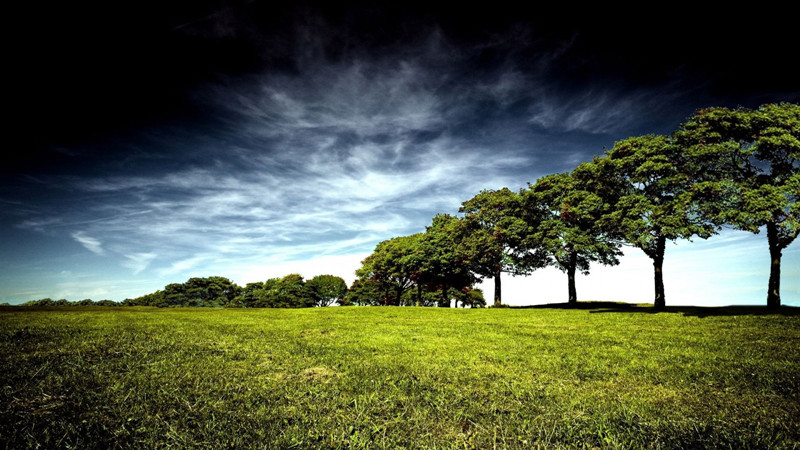
//> input picture 2.6.5Image Registration/1affine/1.jpg, 800 x 450 px
$ ./main '../../../2.6.5Image Registration/1affine/1.jpg'   (built with g++ and OpenCV 4)
//> lines starting //> are read from the running program, lines starting //| are printed output that depends on the picture; after the words box and inside, x2 and y2 are one past the last pixel; in counts of white or black regions, pixels touching at a corner belong together
#include <iostream>
#include<cmath>
#include <opencv2/core/core.hpp>
#include <opencv2/imgproc/imgproc.hpp>
#include <opencv2/highgui/highgui.hpp>
using namespace std;
using namespace cv;
Mat histogram(Mat &src);
void GenerateGaussModel(double model[]);
int main(int argc, char* argv[])
{
   	if ( argc != 2 )
	{
		cout<<"Wrong arguments."<<endl;
		cout<<"Usage:"<<endl;
		cout<<"\t "<<argv[0]<<"Image"<<endl;
		exit(7);
	}
	string image = argv[1];
	Mat src = imread(image,0);
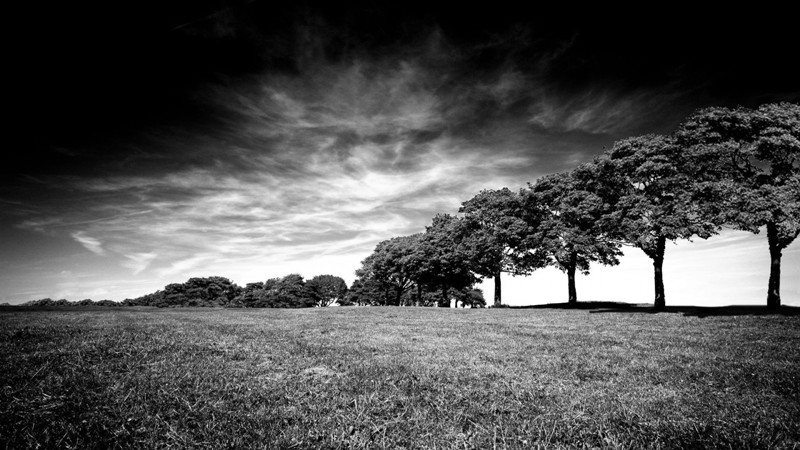
//> src: 450 rows x 800 cols, CV_8UC1; min 0, max 255, mean 80.2
    	//图像读取有问题
    	if(!src.data)
    	{
        	cout << "image read error! please check!" << endl;
        	return 0;
    	}
    	cout << "Image Info: height:" << src.size().height << "  width:" << src.size().width << endl;
//| Image Info: height:450  width:800
    	imshow("Original Image", src);
    	imwrite("original.jpg", src);
	imshow("一维直方图13", histogram(src));
//> in histogram, `calcHist(&src, 1, &channels, Mat(), dstHist, dims, &size, ranges);`: dstHist = 256 values, max 53637 at index 0, min 0 at index 255, mean 1389.2
//> in histogram, `minMaxLoc(dstHist,&minValue, &maxValue, 0, 0);`: maxValue = 53637
//> the loop in histogram, `for(int i = 0; i < 256; i++)` made 256 passes
//> (binValue, realValue) on passes 1 to 3: (53637, 230), (9216, 40), (4968, 21)
//> after the loop in histogram, `for(int i = 0; i < 256; i++)`:
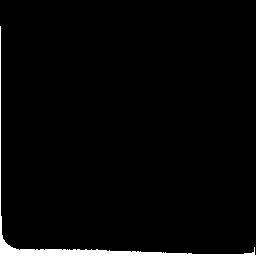
//> dstImage: 256 rows x 256 cols, CV_8UC1; 2.3% white; 1 white region, box (x1, y1, x2, y2) and area: (0, 26, 256, 256) 1529
	imwrite("一维直方图13.jpg", histogram(src));
//> the loop in histogram (call 2), `for(int i = 0; i < 256; i++)` made 256 passes
    	int r = src.rows;
//> r = 450
  	int c = src.cols;
//> c = 800
 	int n = r*c;
//> n = 360000
  	Mat dst_2(r,c,CV_8U);
	Mat matchhist(r,c,CV_8U);
	matchhist=src.clone();
 	//get the histogram of original image
  	uchar *p_1 = NULL;
 	unsigned int hist[256] = {0};
 	for(int i=0;i<r;i++)
 	{
     		p_1 = src.ptr<uchar>(i);
    		for(int j=0;j<c;j++)
    		{
         	hist[p_1[j]] = hist[p_1[j]]+1;
     		}
 	}
//> after the loop, hist = 256 values, max 53637 at index 0, min 380 at index 211, mean 1406.2
  	//calculate the transform function
 	uchar transf_fun[256] = {0};
 	transf_fun[0] = (uchar)(255*hist[0]/n);
//> transf_fun = 256 values, max 37 at index 0, min 0 at index 1, mean 0.145
 	for(int i=1;i<256;i++)
 	{
     		hist[i] = hist[i-1]+hist[i];
     		transf_fun[i] = (uchar)(255*hist[i]/n);
 	}
//> after the loop, hist = 256 values from 53637 to 360000; transf_fun = 256 values from 37 to 255
    	//pad dst_2 the equalized values
 	uchar *p_2 = NULL;
 	for(int i=0;i<r;i++)
 	{
     		p_2 = dst_2.ptr<uchar>(i);
     		p_1 = src.ptr<uchar>(i);
     	for(int j=0;j<c;j++)
     	{
         	p_2[j] = transf_fun[p_1[j]];
     	}
 	}
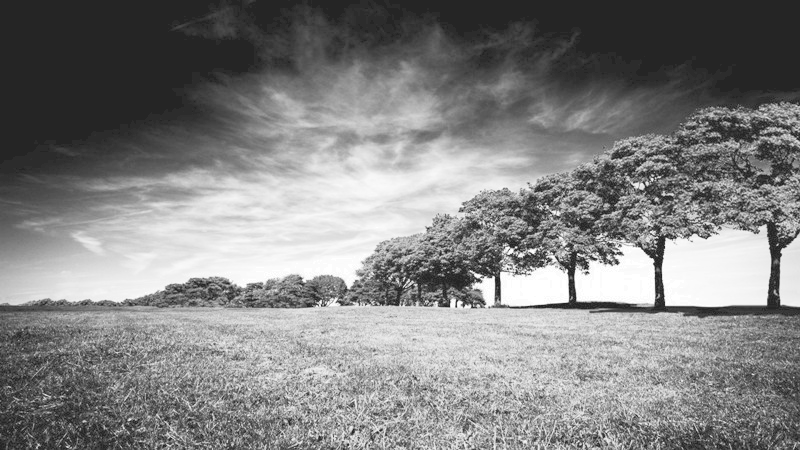
//> dst_2: 450 rows x 800 cols, CV_8UC1; min 37, max 255, mean 130.3
 	imshow("histogram equalization_own",dst_2) ;
	imwrite("ww3.jpg",dst_2);
	imshow("一维直方图23", histogram(dst_2));
//> in histogram (call 3), `calcHist(&src, 1, &channels, Mat(), dstHist, dims, &size, ranges);`: dstHist = 256 values, max 53637 at index 37, min 0 at index 0, mean 1389.2
//> the loop in histogram (call 3), `for(int i = 0; i < 256; i++)` made 256 passes
//> (binValue, realValue) on passes 1 to 3: (0, 0), (0, 0), (0, 0)
//> after the loop in histogram (call 3), `for(int i = 0; i < 256; i++)`:
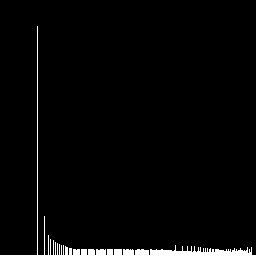
//> dstImage: 256 rows x 256 cols, CV_8UC1; 2.4% white; 1 white region, box (x1, y1, x2, y2) and area: (0, 26, 256, 256) 1594
	imwrite("一维直方图23s.jpg", histogram(dst_2));
	double model[256]={0};
	double G[255]={0};
	GenerateGaussModel(model);//高斯函数且归一化了
	double match=0.0;
 	for(int i=0;i<256;i++)
	{
		match=model[i]+match;
		G[i]=255*match;
	}//加了双峰高斯函数后的结果.
	int num=0,N[256]={0};
	for(int i=0;i<256;i++)
 	{
 		double min=255.0;
     		for(int j=0;j<256;j++)
     		{
   			if(fabs(G[j]-transf_fun[i])<min)
				{
					min=fabs(G[j]-transf_fun[i]);
					num=j;
				}
		}
		N[i] =num;

   	}
//> this loop made 256 passes
//> (min, num) on passes 1 to 3: (1.61, 26), (1.83, 28), (1.69, 30)
//> after the loop, num = 255; N = 256 values from 26 to 255
	uchar *p_4=NULL;
	for(int i=0;i<r;i++)
 	{
     		p_4 = matchhist.ptr<uchar>(i);

     		for(int j=0;j<c;j++)
     		{
         		p_4 [j] = N[p_4 [j]];
     		}
 	}
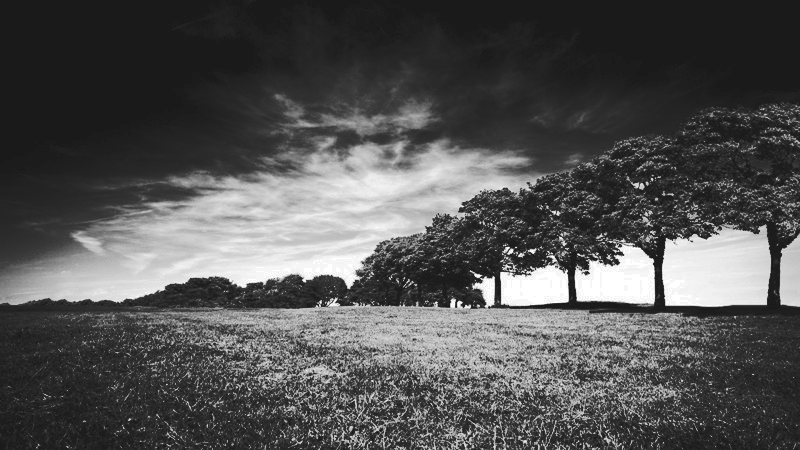
//> matchhist: 450 rows x 800 cols, CV_8UC1; min 26, max 255, mean 83
	imshow("histogram matching",matchhist) ;
	imwrite("matching.jpg",matchhist);
	imshow("一维直方图matching", histogram(matchhist));
//> in histogram (call 5), `calcHist(&src, 1, &channels, Mat(), dstHist, dims, &size, ranges);`: dstHist = 256 values, max 53637 at index 26, min 0 at index 0, mean 1389.2
//> the loop in histogram (call 5), `for(int i = 0; i < 256; i++)` made 256 passes
//> after the loop in histogram (call 5), `for(int i = 0; i < 256; i++)`:
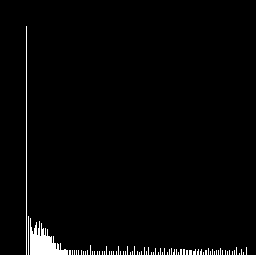
//> dstImage: 256 rows x 256 cols, CV_8UC1; 2.5% white; 1 white region, box (x1, y1, x2, y2) and area: (0, 26, 256, 256) 1654
	imwrite("一维直方图matching.jpg", histogram(matchhist));
   	waitKey(0);
	return 0;
}
Mat histogram(Mat &src)
{
	MatND dstHist;       // 在cv中用CvHistogram *hist = cvCreateHist
	int dims = 1;
	float hranges[] = {0, 255};
	const float *ranges[] = {hranges};   // 这里需要为const类型
	int size = 256;
	int channels = 0;

	//【3】计算图像的直方图
	calcHist(&src, 1, &channels, Mat(), dstHist, dims, &size, ranges);    // cv 中是cvCalcHist
	int scale = 1;

	Mat dstImage(size * scale, size, CV_8U, Scalar(0));
	//【4】获取最大值和最小值
	double minValue = 0;
	double maxValue = 0;
	minMaxLoc(dstHist,&minValue, &maxValue, 0, 0);  //  在cv中用的是cvGetMinMaxHistValue

	//【5】绘制出直方图
	int hpt = saturate_cast<int>(0.9 * size);
	for(int i = 0; i < 256; i++)
	{
		float binValue = dstHist.at<float>(i);           //   注意hist中是float类型    而在OpenCV1.0版中用cvQueryHistValue_1D
		int realValue = saturate_cast<int>(binValue * hpt/maxValue);
		rectangle(dstImage,Point(i*scale, size - 1), Point((i+1)*scale - 1, size - realValue), Scalar(255));
	}
	return dstImage;

}
void GenerateGaussModel(double model[])
{
    double m1,m2,sigma1,sigma2,A1,A2,K;
    m1 = 0.15;
    m2 = 0.75;
    sigma1 = 0.05;
    sigma2 = 0.05;
    A1 = 1;
    A2 = 0.07;
    K = 0.002;

    double c1 = A1*(1.0/(sqrt(2*CV_PI))*sigma1);
    double k1 = 2*sigma1*sigma1;
    double c2 = A2*(1.0/(sqrt(2*CV_PI))*sigma2);
    double k2 = 2*sigma2*sigma2;
    double p = 0.0,val= 0.0,z = 0.0;
    for (int zt = 0;zt < 256;++zt)
    {
        val = K + c1*exp(-(z-m1)*(z-m1)/k1) + c2*exp(-(z-m2)*(z-m2)/k2);
        model[zt] = val;
        p = p +val;
        z = z + 1.0/256;
    }
    for (int i = 0;i<256; ++i)
    {
        model[i] = model[i]/p;
    }
}
